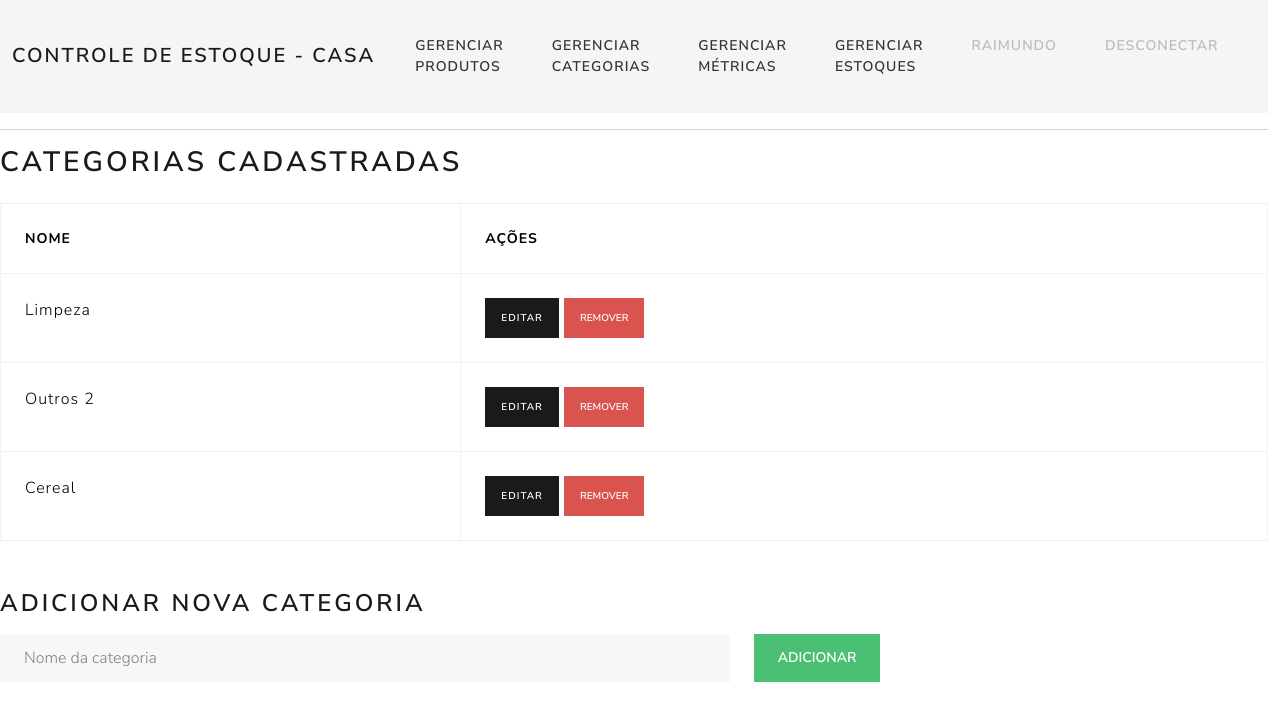
/categorias/5/ (signed in), run on the app's committed database.
### App/models.py (models this page shows, shortened)
class Estoque(models.Model):
    nome = models.CharField(max_length=100)
    usuarios = models.ManyToManyField(User, related_name='estoques')

class Categoria(models.Model):
    nome = models.CharField(max_length=100)
    estoque = models.ForeignKey(Estoque, on_delete=models.CASCADE, related_name='categorias')

### App/CRUD_categorias.py (the view)
# urls.py: path('categorias/<int:estoque_id>/', views.categorias_gerenciar, name='categorias_gerenciar'),
@login_required
def categorias_gerenciar(request, estoque_id):
    estoque = get_object_or_404(Estoque, id=estoque_id, usuarios=request.user)
    categorias = estoque.categorias.all()
    if request.method == 'POST':
        nome = request.POST.get('nome_categoria')
        if nome:
            Categoria.objects.create(estoque=estoque, nome=nome)
            messages.success(request, "Categoria criada com sucesso!")
            return redirect('categorias_gerenciar', estoque_id=estoque.id)
    return render(request, 'App/categorias_gerenciar.html', {
        'estoque': estoque,
        'categorias': categorias,
        'estoque_atual': estoque,
    })

### App/templates/App/categorias_gerenciar.html (shortened to what this page needs)
{% extends "App/base.html" %}
{% block conteudo %}
<h2 class="mb-4">Categorias cadastradas</h2>
<table class="table table-bordered">
    <thead>
        <tr>
            <th>Nome</th>
            <th>Ações</th>
        </tr>
    </thead>
    <tbody>
        {% for categoria in categorias %}
        <tr id="categoria-row-{{ categoria.id }}">
            <td>{{ categoria.nome }}</td>
            <td>
                <a href="{% url 'categoria_update' estoque.id categoria.id %}" class="btn btn-sm btn-primary">Editar</a>
                <button type="button" class="btn btn-sm btn-danger"
                        onclick="confirmDeleteCategoria('{{ categoria.id }}', '{{ categoria.nome }}')">
                    Remover
                </button>
            </td>
        </tr>
        {% endfor %}
    </tbody>
</table>
<h3 class="mt-5 mb-3">Adicionar nova categoria</h3>
<form method="post">
    <div class="row">
        <div class="col-md-7">
            <input type="text" name="nome_categoria" class="form-control" placeholder="Nome da categoria" required>
        </div>
        <div class="col-md-3">
            <button type="submit" class="btn btn-success">Adicionar</button>
        </div>
    </div>
</form>
{% endblock %}

### App/templates/App/barra_navegacao.html (shortened to what this page needs)
<nav class="navbar navbar-expand-lg" style="background:#f5f5f5;">
    <div class="container-fluid">
        <a class="navbar-brand" href="{% url 'estoque_gerenciar' %}" style="font-weight: 600; letter-spacing: 2px;">
            {% if estoque_atual %}
                CONTROLE DE ESTOQUE - {{ estoque_atual.nome|upper }}
            {% else %}
                CONTROLE DE ESTOQUE
            {% endif %}
        </a>
        <div class="collapse navbar-collapse justify-content-end" id="navbarNav">
            <ul class="navbar-nav">
                {% if user.is_authenticated %}
                    {% if estoque_atual and estoque_atual.id %}
                        <li class="nav-item">
                            <a class="nav-link" href="{% url 'produtos_gerenciar' estoque_atual.id %}" style="color: #333;">Gerenciar Produtos</a>
                        </li>
                        <li class="nav-item">
                            <a class="nav-link" href="{% url 'categorias_gerenciar' estoque_atual.id %}" style="color: #333;">Gerenciar Categorias</a>
                        </li>
                        <li class="nav-item">
                            <a class="nav-link" href="{% url 'metricas_gerenciar' estoque_atual.id %}" style="color: #333;">Gerenciar Métricas</a>
                        </li>
                    {% else %}
                        <li class="nav-item">
                            <a class="nav-link" href="{% url 'metricas_gerenciar' %}" style="color: #333;">Gerenciar Métricas</a>
                        </li>
                    {% endif %}
                    <li class="nav-item">
                        <a class="nav-link" href="{% url 'estoque_gerenciar' %}" style="color: #333;">Gerenciar Estoques</a>
                    </li>
                    <li class="nav-item">
                        <a class="nav-link" href="{% url 'usuario_configuracao' %}" style="text-transform: uppercase; color: #bbb;">{{ user.username }}</a>
                    </li>
                    <li class="nav-item">
                        <a class="nav-link" href="{% url 'logout' %}" style="color: #bbb;">DESCONECTAR</a>
                    </li>
                {% endif %}
            </ul>
        </div>
    </div>
</nav>

### data on the page
Estoque: nome "CASA"
Categoria: nome "Limpeza"
Categoria: nome "Outros 2"
Categoria: nome "Cereal"

### other printed values
{{ user.username }} "RAIMUNDO"
